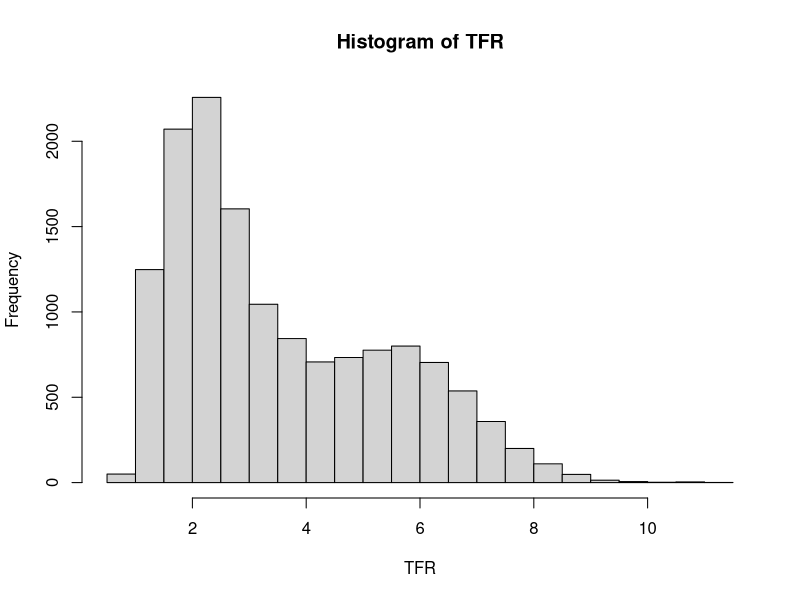
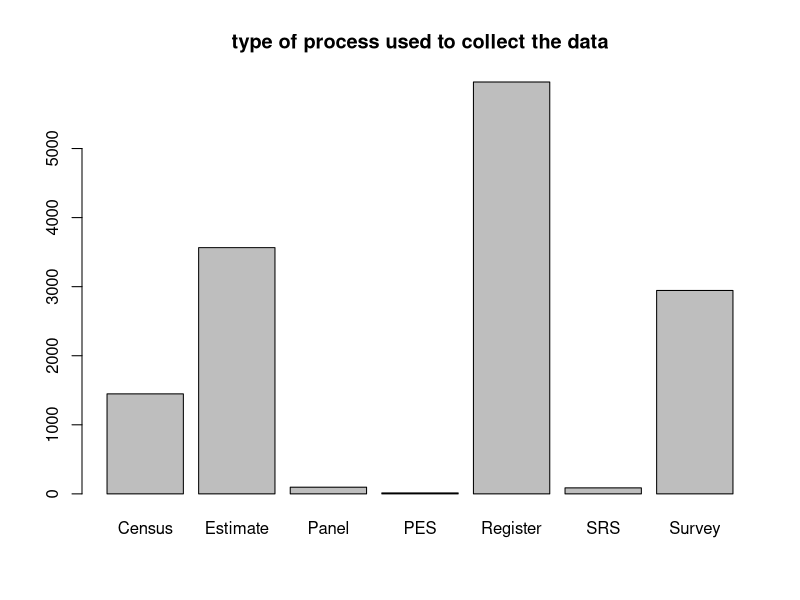
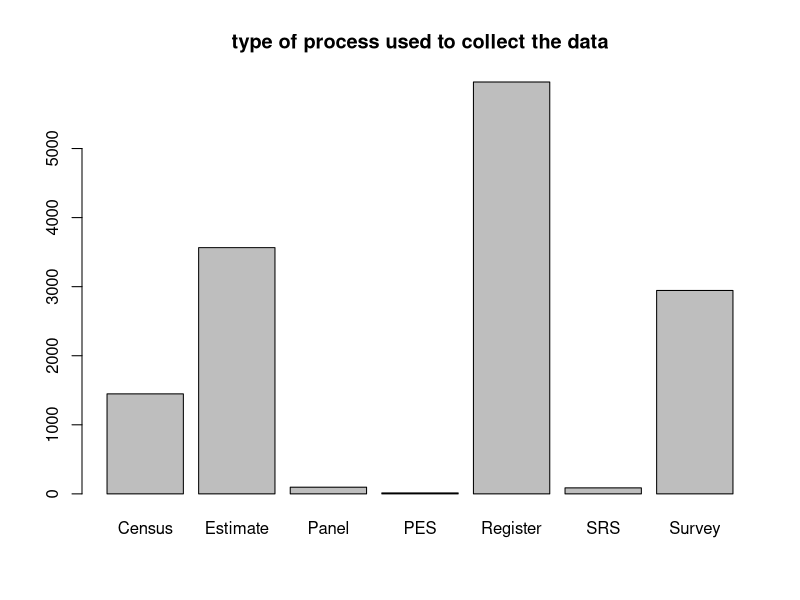
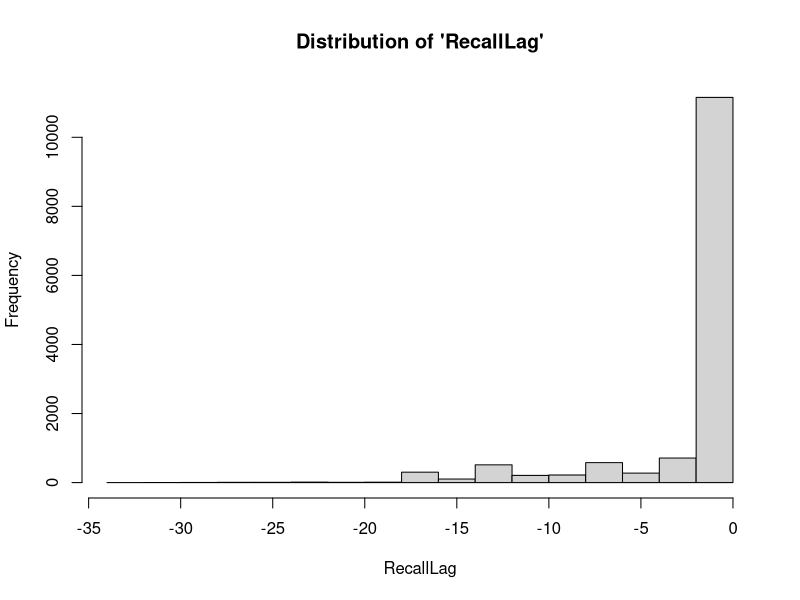

Recreate these plots in R, in order.
## ---- chunk 1
knitr::opts_chunk$set(echo = TRUE)
# Load all required dependencies
library(openxlsx)
library(tidyverse)
library(lubridate)
library(stats)
library(data.table)
library(gridExtra)
library(gganimate)
## ---- chunk 2
tfr = read.csv("tfr_data.csv", header = T)
subregion = read.csv("un_subregion.csv", header = T)
tfr = merge(x = tfr, y = subregion[ , -1], by = "ISO.code")
tfr$TimeMid = as.Date.character(format(date_decimal(tfr$TimeMid), "%Y-%m-%d"))
tfr <- tfr %>% mutate(year = year(TimeMid)) %>% filter(year <= 2016, year >= 1950)
# year 1950-2016
## ---- chunk 3
hist(tfr$DataValue, xlab = "TFR", main = "Histogram of TFR")
barplot(table(tfr$DataProcessType), main = "type of process used to collect the data")
## ---- chunk 4
barplot(table(tfr$DataProcessType), main = "type of process used to collect the data")
## ---- chunk 5
hist(tfr$RecallLag, main = "Distribution of 'RecallLag'", xlab = "RecallLag")
## ---- chunk 6
tfr_m <- tfr %>% group_by(year, ISO.code, Country.or.area) %>% summarise(DataValue = mean(DataValue)) %>% arrange(ISO.code, year) %>% ungroup()
## ---- chunk 7
best_model <- function(country, df = tfr_m, tfr_var = "DataValue", max_degree = 10, print.plot = TRUE) {
  ## Load dplyr (required)
  require(dplyr)
  
  ## Create country data frame
  country_data <- df %>%
    filter(Country.or.area == country, year >= 1950, year <= 2016)
  mean_year <- mean(country_data$year)
  country_data <- country_data %>%
    mutate(year_ctr = year - mean_year)
  
  ## Initialize values for loop
  n <- nrow(country_data)
  current_formula <- paste0(tfr_var,"~year_ctr")
  best_model <- lm(formula(current_formula), data = country_data)
  best_degree <- 1
  p_value <- NA
  
  ## Iteratively increase degree of polynomial and test if last degree is significant
  for(i in 2:max_degree) {
    ## Stitch new term onto polynomial
    new_formula <- paste0(current_formula,"+I(year_ctr^",i,")")
    new_model <- lm(formula(new_formula), data = country_data)
    compare_anova <- anova(new_model, best_model)
    
    ## Is it significant? 
    if((compare_anova$`Pr(>F)`[2] < 0.05) & is.na(compare_anova$`Pr(>F)`[2]) == FALSE) {
      best_model <- new_model
      best_degree <- i # If so, save the degree as the best one
      p_value <- compare_anova$`Pr(>F)`[2]
    }
    ## Try the next polynomial degree
    current_formula <- new_formula
  }
  
  year1 <- data.frame(year = 1950:2016, year_ctr = 1950:2016 - mean_year)
  predictions <- predict(best_model, newdata = year1, interval = "confidence")
  country.pred <- tibble(year = 1950:2016) %>%
    mutate(fit = predictions[,1],
           lwr = predictions[,2],
           upr = predictions[,3])
  
  ## Print plot if specified
  if(print.plot) {
    p <- ggplot() + 
      geom_point(data = country_data, aes(year, DataValue)) + 
      geom_line(data = country.pred, aes(year, fit)) + 
      geom_ribbon(data = country.pred, aes(year, ymin = lwr, ymax = upr), alpha = 0.4) + 
      scale_y_continuous(limits = c(0, 11.5)) + 
      ggtitle(paste(country)) +
      lims(x = c(1950,2016))
    print(p)
  }
  
  ## Create the object to be returned
  return_object <- list(model = best_model)
  return_object$data <- country_data
  return_object$details <- list(degree = best_degree, 
                                      R2 = summary(best_model$adj.r.squared),
                                      RMSE = sqrt(sum(residuals(best_model)^2)/length(residuals(best_model))))
  return_object$predictions <- country.pred
  
  return(return_object)
}
## ---- chunk 8
df_jp <- tfr_m %>% filter(Country.or.area == "Japan", year >= 1950, year <= 2016)
mean_year <- mean(df_jp$year)
df_jp <- df_jp %>% mutate(year_ctr = year - mean_year)

n <- nrow(df_jp)
current_formula <- paste0("DataValue", "~year_ctr")
m1 <- lm(formula(current_formula), data = df_jp)
mods <- vector("list", 6)
mods[[1]] <- m1

year1 <- data.frame(year = 1950:2016, year_ctr = 1950:2016 - mean_year)
predictions <- predict(m1, newdata = year1, interval = "confidence")
jp.pred <- tibble(year = 1950:2016) %>%
    mutate(fit = predictions[,1],
           lwr = predictions[,2],
           upr = predictions[,3],
           model = 1) %>% as.data.frame()

for (i in 2:6) {
  new_formula <- paste0(current_formula, "+I(year_ctr^",i,")")
  mods.tmp <- lm(formula(new_formula), data = df_jp)
  pred.tmp <- predict(mods.tmp, newdata = year1, interval = "confidence")
  df.tmp <- tibble(year = 1950:2016) %>%
    mutate(fit = pred.tmp[,1],
           lwr = pred.tmp[,2],
           upr = pred.tmp[,3],
           model = i)
  jp.pred <- rbind.data.frame(jp.pred, df.tmp)
  current_formula <- new_formula
}

ggplot(jp.pred, aes(year, fit)) +
  geom_line(col = "cornflowerblue", lwd = 1.2) +
  geom_ribbon(aes(year, ymin = lwr, ymax = upr), alpha = 0.4, col = "cornflowerblue", fill = "cornflowerblue") + 
  geom_point(aes(x = year, y = DataValue), data = df_jp) +
  transition_states(model,
                    transition_length = 0.5,
                    state_length = 0.5) +
  labs(title = "Japan; Degree: {closest_state}")
